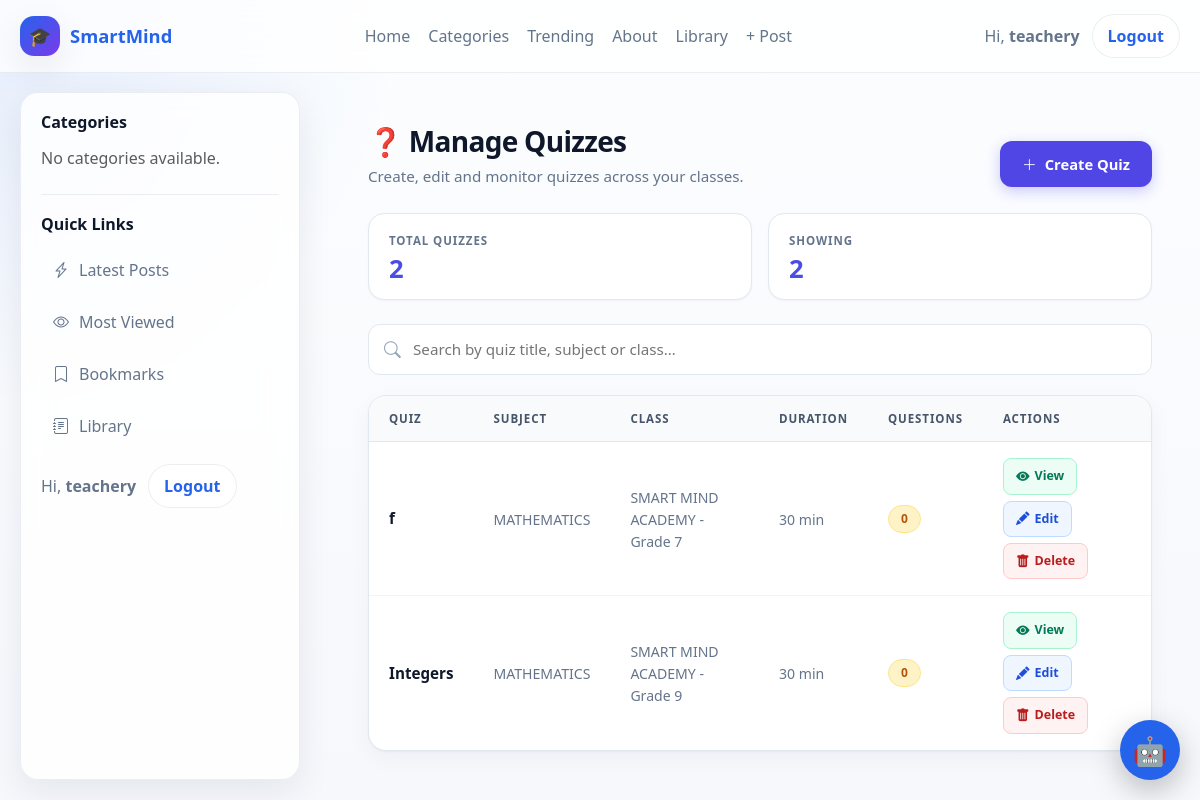
Page /assignments/dashboard/quizzes/ (signed in) on the committed database.
### accounts/models.py (models this page shows, shortened)
class User(AbstractUser):
    ROLE_CHOICES = [
        ("school_admin", "School Admin"),
        ("teacher", "Teacher"),
        ("student", "Student"),
        ("parent", "Parent"),
    ]
    role = models.CharField(
        max_length=20,
        choices=ROLE_CHOICES,
        default="student",
        db_index=True,
    )
    school = models.ForeignKey(
        "schools.School",
        on_delete=models.CASCADE,
        related_name="users",
        null=True,
        blank=True,
    )
    school_class = models.ForeignKey(
        "schools.SchoolClass",
        on_delete=models.SET_NULL,
        related_name="students",
        null=True,
        blank=True,
    )
    teacher_role = models.ForeignKey(
        "TeacherRole",
        on_delete=models.SET_NULL,
        null=True,
        blank=True,
        related_name="teachers",
    )
    admission_number = models.CharField(
        max_length=30,
        unique=True,
        blank=True,
        null=True,
        db_index=True,
    )
    employee_number = models.CharField(
        max_length=30,
        unique=True,
        blank=True,
        null=True,
        db_index=True,
    )
    tsc_number = models.CharField(
        max_length=30,
        blank=True,
        null=True,
    )
    phone_number = models.CharField(max_length=20, blank=True)
    profile_picture = models.ImageField(upload_to="profiles/", blank=True, null=True)
    date_of_birth = models.DateField(blank=True, null=True)
    is_verified = models.BooleanField(default=False)
    created_at = models.DateTimeField(default=timezone.now)
    updated_at = models.DateTimeField(auto_now=True)

### assignments/models.py (models this page shows, shortened)
class Assignment(models.Model):
    ASSIGNMENT_TYPES = (
        ('essay', 'Essay / Written'),
        ('quiz', 'Multiple Choice Quiz'),
        ('mixed', 'Mixed'),
    )
    title = models.CharField(max_length=200)
    description = CKEditor5Field("Description", config_name="default")
    teacher = models.ForeignKey(
        'accounts.User',
        on_delete=models.CASCADE,
        related_name="created_assignments"
    )
    from .storage import AssignmentStorage
    attachment = models.FileField(
        storage=AssignmentStorage(),
        upload_to="",
        blank=True,
        null=True,
    )
    school_class = models.ForeignKey(
        'schools.SchoolClass',
        on_delete=models.CASCADE,
        related_name="assignments",
    )
    subject = models.ForeignKey(
        "Subject",
        on_delete=models.CASCADE,
        related_name="assignments"
    )
    assignment_type = models.CharField(
        max_length=20,
        choices=ASSIGNMENT_TYPES,
        default='essay'
    )
    due_date = models.DateTimeField()
    total_marks = models.FloatField(default=100)
    duration_minutes = models.IntegerField(null=True, blank=True)
    is_timed = models.BooleanField(default=False)
    created_at = models.DateTimeField(auto_now_add=True)
    class Meta:
        ordering = ['-created_at']
        indexes = [
            models.Index(fields=["school_class"]),
            models.Index(fields=["subject"]),
            models.Index(fields=["teacher"]),
            models.Index(fields=["due_date"]),
        ]

class Subject(models.Model):
    school = models.ForeignKey(
        School,
        on_delete=models.CASCADE,
        related_name="subjects"
    )
    name = models.CharField(max_length=100)
    code = models.CharField(max_length=20, blank=True)
    class Meta:
        unique_together = ('school', 'name')

### schools/models.py (models this page shows, shortened)
class SchoolClass(models.Model):
    LEVEL_CHOICES = [
        ("pre_primary", "Pre-Primary"),
        ("lower_primary", "Lower Primary"),
        ("upper_primary", "Upper Primary"),
        ("junior_school", "Junior School"),
        ("senior_school", "Senior School"),
    ]
    school = models.ForeignKey(
        School,
        on_delete=models.CASCADE,
        related_name="classes"
    )
    name = models.CharField(max_length=50)
    level = models.CharField(
        max_length=30,
        choices=LEVEL_CHOICES
    )
    order = models.PositiveSmallIntegerField(
        default=1,
        help_text="Used to sort classes."
    )
    is_active = models.BooleanField(default=True)
    class Meta:
        unique_together = ("school", "name")
        ordering = ["order", "name"]
    def __str__(self):
        return f"{self.school.name} - {self.name}"

class School(models.Model):
    name = models.CharField(max_length=255)
    code = models.SlugField(max_length=50, unique=True)
    slogan = models.CharField(max_length=255, blank=True)
    about = models.TextField(blank=True)
    logo = models.ImageField(
        upload_to="schools/logos/",
        blank=True,
        null=True
    )
    email = models.EmailField(blank=True)
    phone_number = models.CharField(max_length=20, blank=True)
    website = models.URLField(blank=True)
    address = models.CharField(max_length=255, blank=True)
    is_active = models.BooleanField(default=True)
    created_at = models.DateTimeField(auto_now_add=True)
    updated_at = models.DateTimeField(auto_now=True)
    class Meta:
        ordering = ["name"]

### assignments/views.py (the view)
# urls.py: path("dashboard/quizzes/", views.manage_quizzes, name="manage_quizzes"),
@login_required
def manage_quizzes(request):
    if request.user.role != "teacher":
        return HttpResponseForbidden()
    quizzes = Assignment.objects.filter(
        teacher=request.user,
        assignment_type="quiz"
    ).select_related("school_class", "subject")
    return render(request, "manage_quizzes.html", {
        "quizzes": quizzes
    })

### assignments/templates/manage_quizzes.html (shortened to what this page needs)
{% extends "base.html" %}
{% load static %}
{% block content %}
<div class="mq-wrap">
  <div class="mq-header">
    <div>
      <h1>❓ Manage Quizzes</h1>
      <p>Create, edit and monitor quizzes across your classes.</p>
    </div>
    <a href="{% url 'create_quiz' %}" class="mq-create">
      <i class="bi bi-plus-lg"></i>
      Create Quiz
    </a>
  </div>
  <div class="mq-stats">
    <div class="mq-stat">
      <div class="mq-stat-label">Total Quizzes</div>
      <div class="mq-stat-value">{{ quizzes|length }}</div>
    </div>
    <div class="mq-stat">
      <div class="mq-stat-label">Showing</div>
      <div class="mq-stat-value" id="visibleCount">{{ quizzes|length }}</div>
    </div>
  </div>
  <div class="mq-search">
    <input
      type="text"
      id="search"
      placeholder="Search by quiz title, subject or class…"
      autocomplete="off">
  </div>
  <div class="mq-card">
    {% if quizzes %}
      <table class="mq-table" id="quizTable">
        <thead>
          <tr>
            <th>Quiz</th>
            <th>Subject</th>
            <th>Class</th>
            <th>Duration</th>
            <th>Questions</th>
            <th>Actions</th>
          </tr>
        </thead>
        <tbody>
          {% for quiz in quizzes %}
            <tr>
              <td data-label="Quiz">
                <span class="mq-title">{{ quiz.title }}</span>
              </td>
              <td data-label="Subject">
                <span class="mq-subtle">
                  {{ quiz.subject.name|default:quiz.subject }}
                </span>
              </td>
              <td data-label="Class">
                <span class="mq-subtle">{{ quiz.school_class }}</span>
              </td>
              <td data-label="Duration">
                <span class="mq-subtle">
                  {% if quiz.duration_minutes %}
                    {{ quiz.duration_minutes }} min
                  {% else %}
                    —
                  {% endif %}
                </span>
              </td>
              <td data-label="Questions">
                <span class="mq-badge">
                  {{ quiz.questions.count }}
                </span>
              </td>
              <td data-label="Actions">
                <div class="mq-actions">
                  <a href="{% url 'start_quiz' quiz.id %}"
                     class="mq-action view"
                     title="Preview as student">
                    <i class="bi bi-eye-fill"></i>
                    View
                  </a>
                  <a href="{% url 'edit_quiz' quiz.id %}"
                     class="mq-action edit"
                     title="Edit quiz and questions">
                    <i class="bi bi-pencil-fill"></i>
                    Edit
                  </a>
                  <a href="{% url 'delete_quiz' quiz.id %}"
                     class="mq-action delete"
                     title="Delete quiz">
                    <i class="bi bi-trash-fill"></i>
                    Delete
                  </a>
                </div>
              </td>
            </tr>
          {% endfor %}
        </tbody>
      </table>
    {% endif %}
  </div>
</div>
{% endblock %}

### blog/templates/base.html (shortened to what this page needs)
{% load static %}
<!DOCTYPE html>
<html lang="en">
<head>
    <link href="https://cdn.jsdelivr.net/npm/bootstrap@5.3.7/dist/css/bootstrap.min.css" rel="stylesheet">
    <link rel="stylesheet" href="https://cdn.jsdelivr.net/npm/bootstrap-icons@1.11.3/font/bootstrap-icons.min.css">
    <link rel="stylesheet" href="{% static 'smartmind_ai/chatbot.css' %}">
    <link rel="stylesheet" href="{% static 'django_ckeditor_5/dist/styles.css' %}">
</head>
<body>
<div class="site-shell">
    <header class="site-navbar">
        <div class="nav-inner">
            <a href="{% url 'dashboard' %}" class="brand">
                <span class="brand-badge">🎓</span>
                <span>SmartMind</span>
            </a>
            <nav class="nav-links" aria-label="Main navigation">
                {% if user.is_authenticated %}
                    <a href="{% url 'dashboard' %}">Home</a>
                {% else %}
                    <a href="{% url 'blog:home' %}">Home</a>
                {% endif %}
                <a href="#">Categories</a>
                <a href="#">Trending</a>
                <a href="#">About</a>
                <a href="{% url 'library:home' %}">Library</a>
                <a href="{% url 'blog:add_post' %}">+ Post</a>
            </nav>
            <div class="user-box">
                {% if user.is_authenticated %}
                    <span>Hi, <strong>{{ user.username }}</strong></span>
                    <form action="{% url 'logout' %}" method="post" class="m-0">
                        <button type="submit" class="btn-pill">Logout</button>
                    </form>
                {% else %}
                    <a href="{% url 'login' %}" class="btn-pill">Login</a>
                {% endif %}
            </div>
        </div>
    </header>
    <div class="layout">
        <aside class="sidebar d-none d-lg-block">
            <div class="sidebar-section">
                <h3>Categories</h3>
                <div class="sidebar-links">
                    {% for category in categories %}
                        <a href="{% url 'blog:category_post' category.slug %}">
                            <i class="bi bi-folder2"></i>
                            <span>{{ category.name }}</span>
                        </a>
                    {% empty %}
                        <p class="text-muted mb-0">No categories available.</p>
                    {% endfor %}
                </div>
            </div>
            <div class="sidebar-section">
                <h3>Quick Links</h3>
                <div class="sidebar-links">
                    <a href="#"><i class="bi bi-lightning-charge"></i><span>Latest Posts</span></a>
                    <a href="#"><i class="bi bi-eye"></i><span>Most Viewed</span></a>
                    <a href="#"><i class="bi bi-bookmark"></i><span>Bookmarks</span></a>
                    <a href="{% url 'library:home' %}"><i class="bi bi-journal-text"></i><span>Library</span></a>
                </div>
                <div class="user-box mt-3">
                    {% if user.is_authenticated %}
                        <span>Hi, <strong>{{ user.username }}</strong></span>
                        <form action="{% url 'logout' %}" method="post" class="m-0">
                            <button type="submit" class="btn-pill">Logout</button>
                        </form>
                    {% else %}
                        <a href="{% url 'login' %}" class="btn-pill">Login</a>
                    {% endif %}
                </div>
            </div>
        </aside>
        <main>
            <div class="content-wrap">
                {% block content %}{% endblock %}
            </div>
        </main>
    </div>
</div>
{% include "smartmind_ai/chatbot.html" %}
</body>
</html>

### blog/templates/base.html (style rules this page uses)
:root { --bg: #f6f8fc; --surface: rgba(255, 255, 255, 0.82); --surface-solid: #ffffff; --text: #0f172a; --muted: #64748b; --primary: #2563eb; --primary-2: #1d4ed8; --border: rgba(148, 163, 184, 0.18); --shadow: 0 12px 35px rgba(15, 23, 42, 0.08); --radius: 18px; --navbar-h: 72px; --sidebar-w: 280px; --layout-pad: 20px; }
* { box-sizing: border-box; }
html { scroll-behavior: smooth; }
body { margin: 0; font-family: system-ui, -apple-system, BlinkMacSystemFont, "Segoe UI", sans-serif; background: radial-gradient(circle at top left, rgba(37, 99, 235, 0.10), transparent 28%), linear-gradient(180deg, #fbfdff 0%, var(--bg) 100%); color: var(--text); overflow-x: hidden; }
a { text-decoration: none; }
.site-shell { min-height: 100vh; display: flex; flex-direction: column; }
.site-navbar { position: sticky; top: 0; z-index: 1030; backdrop-filter: blur(16px); background: rgba(255, 255, 255, 0.76); border-bottom: 1px solid var(--border); }
.nav-inner { max-width: 1400px; margin: 0 auto; padding: 14px 20px; display: flex; align-items: center; justify-content: space-between; gap: 16px; }
.brand { display: flex; align-items: center; gap: 10px; font-weight: 800; color: var(--primary); font-size: 1.15rem; white-space: nowrap; }
.brand-badge { width: 40px; height: 40px; display: grid; place-items: center; border-radius: 14px; background: linear-gradient(135deg, var(--primary), #7c3aed); color: #fff; box-shadow: var(--shadow); }
.nav-links { display: flex; align-items: center; gap: 18px; flex-wrap: wrap; }
.nav-links a { color: var(--muted); font-weight: 500; transition: color 0.2s ease; }
.user-box { display: flex; align-items: center; gap: 12px; color: var(--muted); }
.btn-pill { border: 1px solid var(--border); background: var(--surface-solid); color: var(--primary); padding: 9px 15px; border-radius: 999px; font-weight: 600; transition: all 0.2s ease; }
.layout { display: flex; align-items: flex-start; width: 100%; padding: var(--layout-pad); flex: 1; }
.sidebar { position: fixed; top: calc(var(--navbar-h) + var(--layout-pad)); left: var(--layout-pad); width: var(--sidebar-w); height: calc(100vh - var(--navbar-h) - (var(--layout-pad) * 2)); overflow-y: auto; background: var(--surface); backdrop-filter: blur(14px); border: 1px solid var(--border); border-radius: var(--radius); box-shadow: var(--shadow); padding: 20px; }
.sidebar-section + .sidebar-section { margin-top: 24px; padding-top: 20px; border-top: 1px solid var(--border); }
.sidebar h3 { margin: 0 0 14px; font-size: 1rem; font-weight: 700; }
.sidebar-links { display: grid; gap: 8px; }
.sidebar-links a { display: flex; align-items: center; gap: 10px; padding: 10px 12px; border-radius: 12px; color: var(--muted); transition: background 0.2s ease, color 0.2s ease, transform 0.2s ease; }
main { flex: 1; margin-left: calc(var(--sidebar-w) + var(--layout-pad) + 20px); min-width: 0; padding: 0; }
.content-wrap { background: transparent; min-width: 0; }

### rows in the picture
User: username "teachery"
Assignment: title "f", subject.name "MATHEMATICS", school_class "SMART MIND ACADEMY - Grade 7", duration_minutes "30", questions.count "0"
Assignment: title "Integers", subject.name "MATHEMATICS", school_class "SMART MIND ACADEMY - Grade 9", duration_minutes "30", questions.count "0"
